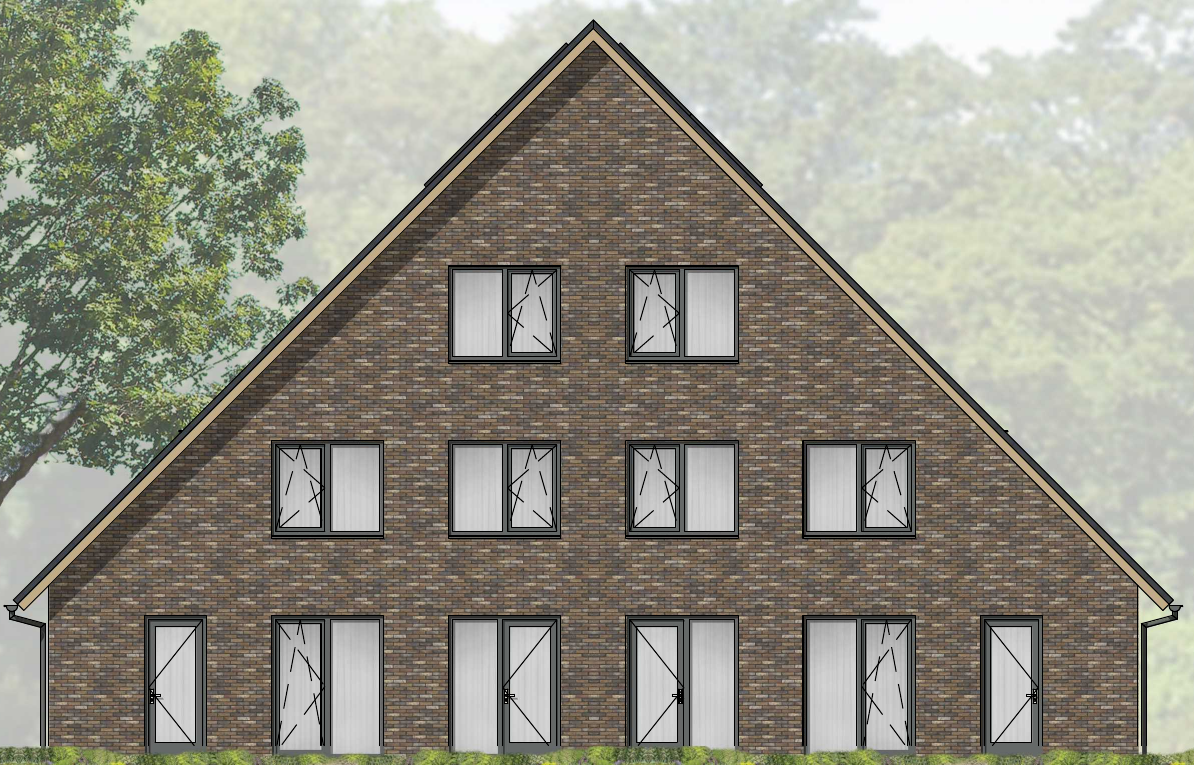
#> input picture Data_nest_uitgesneden/half_vrijstaand_type_e (1).png, 1194 x 765 px
$ jupyter execute detectie_zonder_toevoeging.ipynb
#> lines starting #> are read from the running program, lines starting #| are printed output that depends on the picture; after the words box and inside, x2 and y2 are one past the last pixel; in counts of white or black regions, pixels touching at a corner belong together
## Importeer bibliotheken

[cell 1]
import cv2
import matplotlib.pyplot as plt
import os

## Laad de geveltekening in
De afbeelding wordt geladen met alpha-kanaal als dat beschikbaar is. De afmetingen worden weergegeven

[cell 2]
## half_vrijstaand_type_e
pad_naar_afbeelding = os.path.join("..", "Data_nest_uitgesneden", "half_vrijstaand_type_e (1).png")
img = cv2.imread(pad_naar_afbeelding)
#> img is the input picture: shape (765, 1194, 3); mean B, G, R 133, 145.2, 146.9

## Toon de originele geveltekening

[cell 3]
# Converteer de afbeelding naar RGB voor correcte weergave met matplotlib
img_rgb = cv2.cvtColor(img, cv2.COLOR_BGR2RGB)

# Toon de originele geveltekening
plt.imshow(img_rgb)
plt.title("Originele Geveltekening")
plt.axis('off')
plt.show()

## Zet afbeelding om naar grijswaarden

Voor veel beeldverwerkingstaken zoals randdetectie is kleurinformatie niet nodig.
Door de afbeelding om te zetten naar grijswaarden:

- Verminderen we de hoeveelheid gegevens (van 3 kanalen naar 1).
- Worden randen en vormen duidelijker.
- Gaat de verwerking sneller en efficiënter.

[cell 4]
# Converteer afbeelding naar grijswaarden
img_gray = cv2.cvtColor(img, cv2.COLOR_BGR2GRAY)
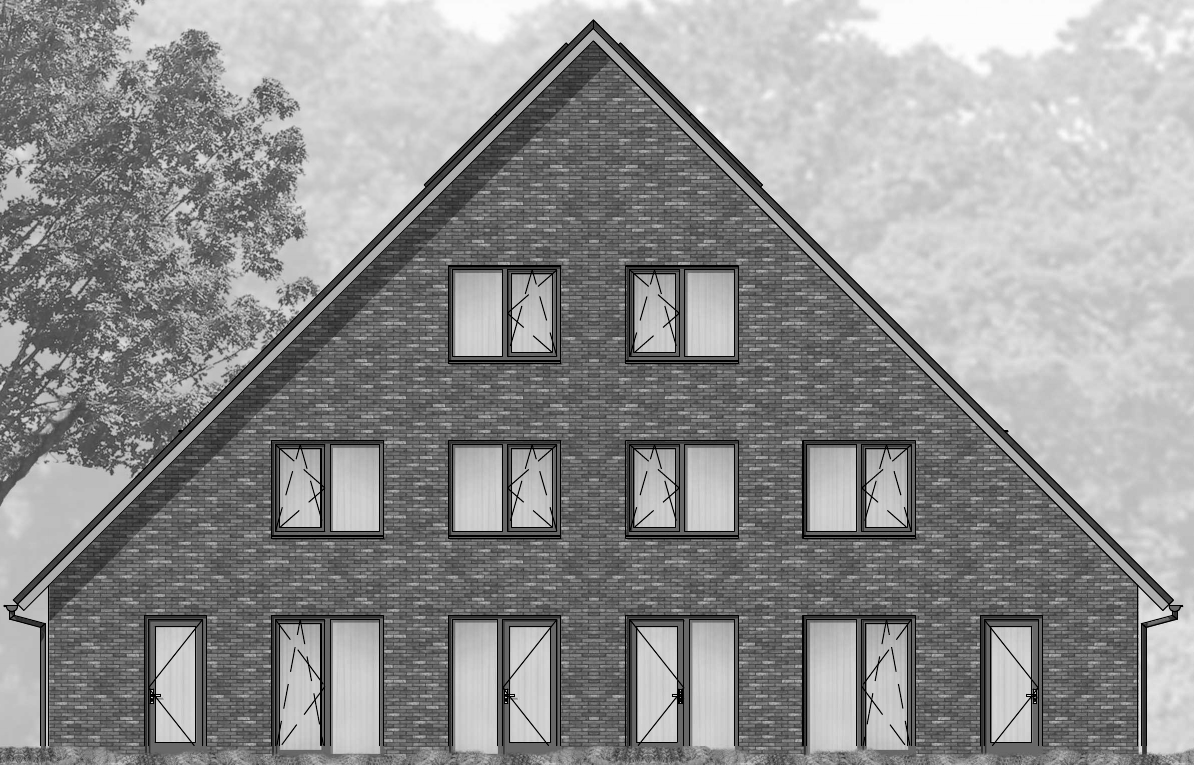
#> img_gray: shape (765, 1194); min 0, max 255, mean 144.4

# Toon grijswaardenafbeelding
plt.imshow(img_gray, cmap='gray')
plt.title("Grijswaardenversie")
plt.axis('off')
plt.show()

## Randdetectie met Canny

We passen de Canny-algoritme toe op de grijswaardenversie van de afbeelding om de randen te detecteren.
Dit helpt bij het isoleren van structuren zoals muren, ramen en deuren.

De gekozen drempelwaarden `(50, 150)` bepalen de gevoeligheid van de detectie:

- Waarden onder `50` worden als geen rand beschouwd.
- Waarden boven `150` worden altijd als rand geaccepteerd.
- Waarden daartussen worden alleen als rand gezien als ze verbonden zijn met sterke randen.

[cell 5]
# Pas Canny edge detectie toe
edges = cv2.Canny(img_gray, threshold1=50, threshold2=150)
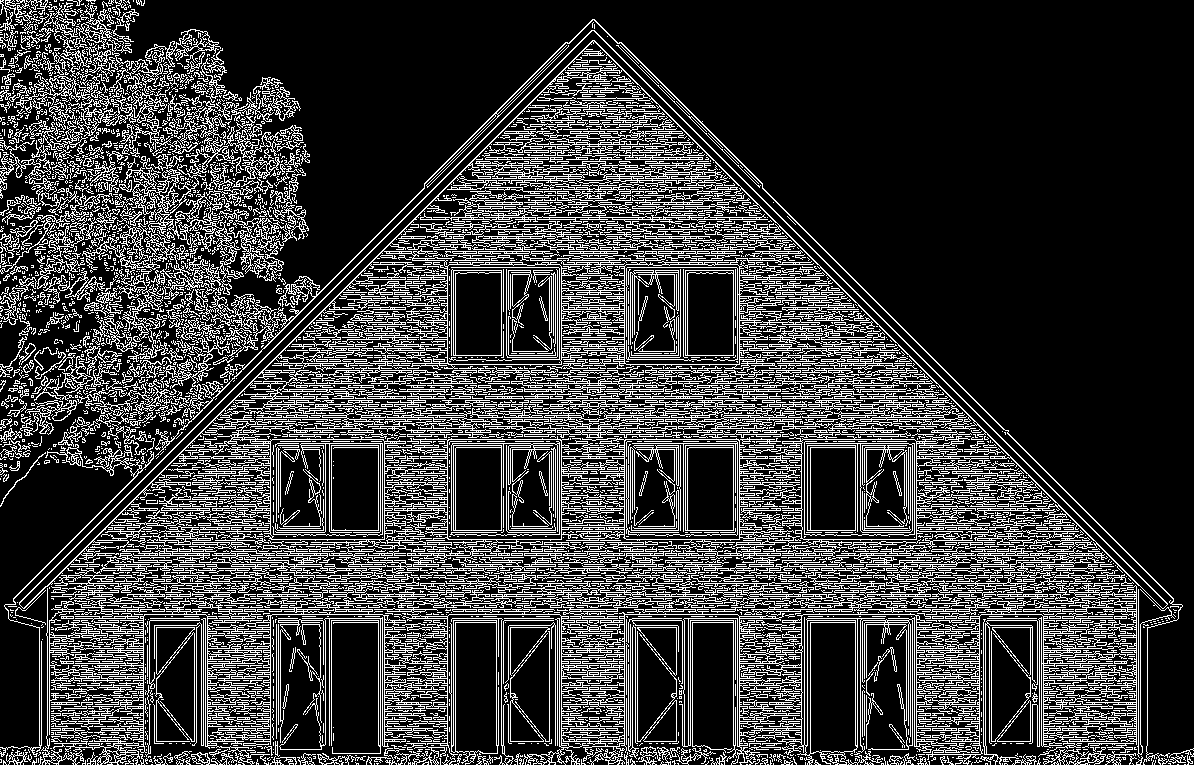
#> edges: shape (765, 1194); 22.9% white in thin lines or dots

# Toon het resultaat van de edge-detectie
plt.figure(figsize=(10, 6))
plt.imshow(edges, cmap='gray')
plt.title("Canny Edge Detectie")
plt.axis('off')
plt.show()

## Het resultaat

De drempelwaarden van **50 en 150** blijken in de praktijk het beste resultaat te geven.
We hebben deze waarden getest op meerdere foto's, en ze leveren consistente detectie op voor zowel ramen als deuren.

Wanneer we andere drempelwaarden gebruiken, zien we dat het resultaat soms goed is voor één afbeelding, maar leidt tot fouten bij andere.
Bijvoorbeeld: bij een te lage drempel worden randen van ramen niet goed gedetecteerd, terwijl bij een te hoge drempel kleinere details zoals deuren verloren gaan.

Daarom kiezen we deze waarden als standaard, omdat ze het meest betrouwbaar zijn over verschillende gevelafbeeldingen.

## Contourdetectie met `cv2.findContours`

### Canny Edge Detectie

In deze cel wordt de Canny edge detectie toegepast op de grijswaardenversie van de afbeelding.
De functie `cv2.findContours` wordt vervolgens gebruikt om de randen (contouren) van objecten te vinden in een binaire afbeelding, bijvoorbeeld als resultaat van Canny-edge detectie.
Een **contour** is een reeks coördinaten die gezamenlijk de omtrek van een object vormen.

---

### Reden voor het gebruik van `RETR_TREE`

Het contour-ophaalmodel `cv2.RETR_TREE` haalt niet alleen alle contouren op, maar bewaart ook de **hiërarchische relatie** tussen objecten.
Deze hiërarchie is essentieel bij technische tekeningen, zoals geveltekeningen, waarin structuren elkaar kunnen bevatten:

- Hoofdstructuur (zoals een gebouw) wordt als **parent** herkend
- Interne elementen (zoals ramen en deuren) als **children**
- Substructuren (zoals glas in een raam) als **kind van een kind**

Op deze manier ontstaat een gestructureerd inzicht dat noodzakelijk is voor een correcte interpretatie van complexe bouwkundige tekeningen.

---

### Vergelijking met andere modi

| Mode            | Aanbevolen | Toelichting                                                                 |
|-----------------|------------|------------------------------------------------------------------------------|
| `RETR_EXTERNAL` | Nee     | Detecteert alleen buitencontour; interne structuren zoals ramen ontbreken   |
| `RETR_LIST`     | Nee     | Levert een lijst van contouren zonder hiërarchie; relatie tussen objecten ontbreekt |
| `RETR_CCOMP`    | Nee     | Slechts twee hiërarchische niveaus; onvoldoende voor gedetailleerde tekeningen |
| `RETR_TREE`     | Ja      | Volledige hiërarchie; geschikt voor het herkennen van complexe objectstructuren |

---

[cell 6]
# Zoek contouren in het edge-detectiebeeld
contours, hierarchy = cv2.findContours(edges, cv2.RETR_TREE, cv2.CHAIN_APPROX_SIMPLE)
#> contours = 9286 contours, 7432 with area under 20; largest, box (x1, y1, x2, y2) and area: (19, 30, 1168, 609) 236830, (220, 69, 976, 513) 132358, (41, 574, 1121, 765) 30221, (624, 439, 740, 540) 11494, (801, 439, 917, 540) 11488

# Maak een kopie van de originele afbeelding om contouren op te tekenen
img_contours = img_rgb.copy()

# Teken bounding boxes rond voldoende grote contouren
for cnt in contours:
    x, y, w, h = cv2.boundingRect(cnt)
    # Filter te kleine contouren weg (ruis)
    if w > 20 and h > 20:
        cv2.rectangle(img_contours, (x, y), (x + w, y + h), (255, 0, 0), 2)
#> this loop made 9286 passes
#> (x, y, w, h) on passes 3 to 5: (1089, 764, 1, 1), (860, 764, 1, 1), (855, 764, 1, 1)
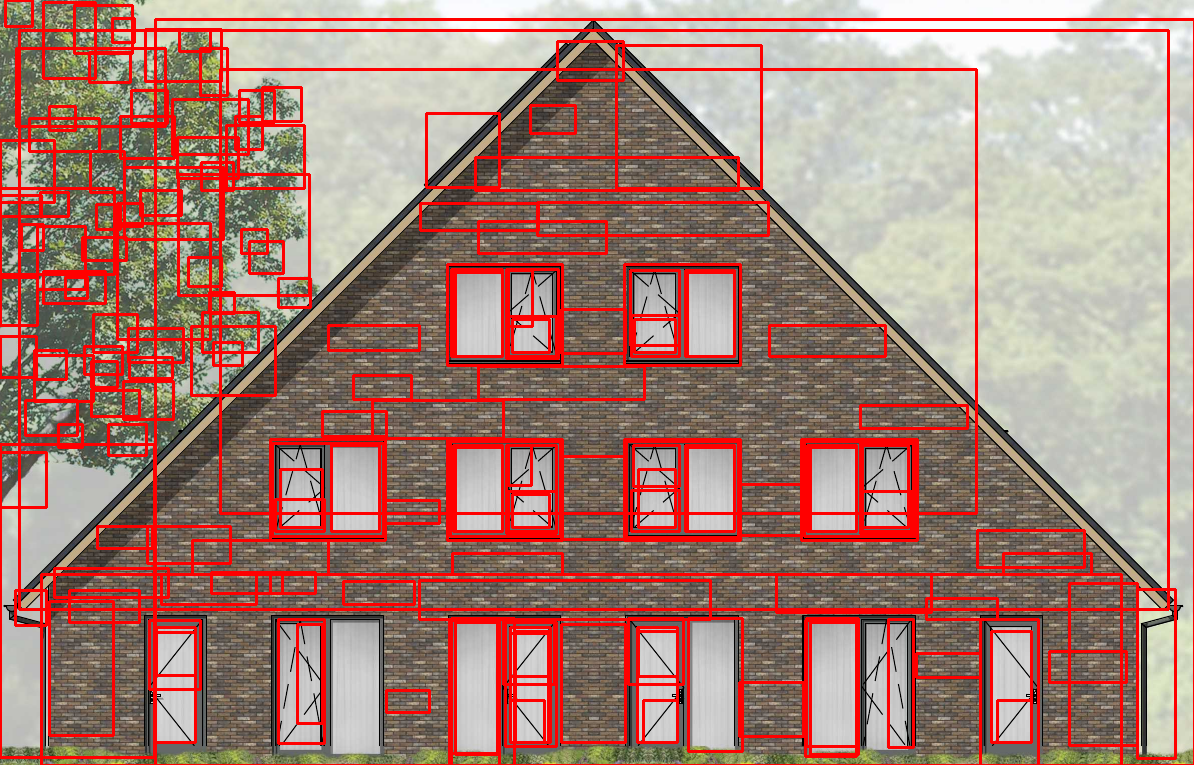
#> img_contours: shape (765, 1194, 3); mean R, G, B 166.7, 127.6, 117


# Plot resultaat
plt.figure(figsize=(12, 8))
plt.imshow(img_contours)
plt.title("Gedetecteerde Objecten via Contouren")
plt.axis('off')
plt.show()

$ run again, with old_AI_School/Data_nest_uitgesneden/half_vrijstaand_type_e (3).png copied over Data_nest_uitgesneden/half_vrijstaand_type_e (1).png
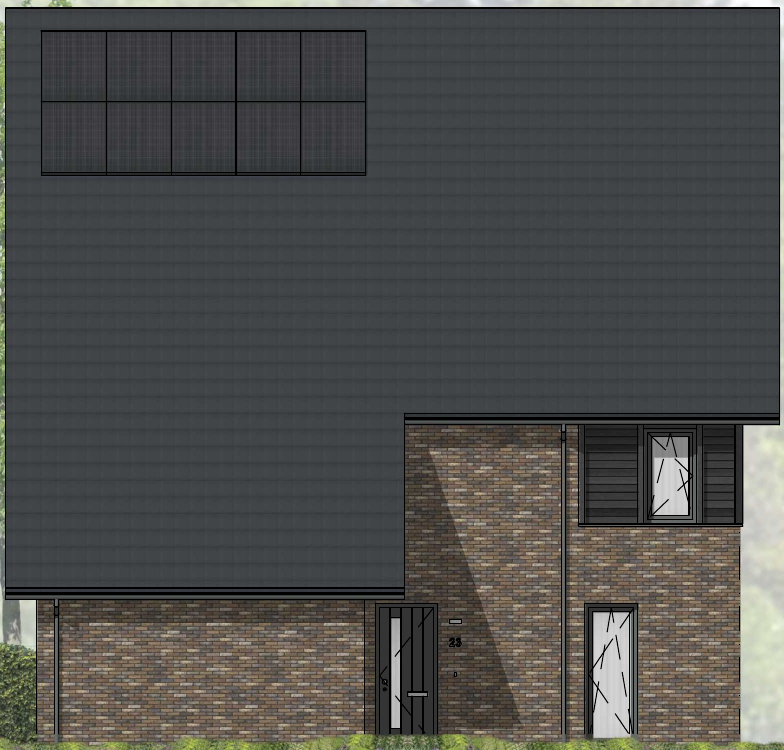
#> input picture old_AI_School/Data_nest_uitgesneden/half_vrijstaand_type_e (3).png, 784 x 750 px
#> img is the input picture: shape (750, 784, 3); mean B, G, R 76.5, 78.3, 77.8
#> `edges = cv2.Canny(img_gray, threshold1=50, threshold2=150)`:
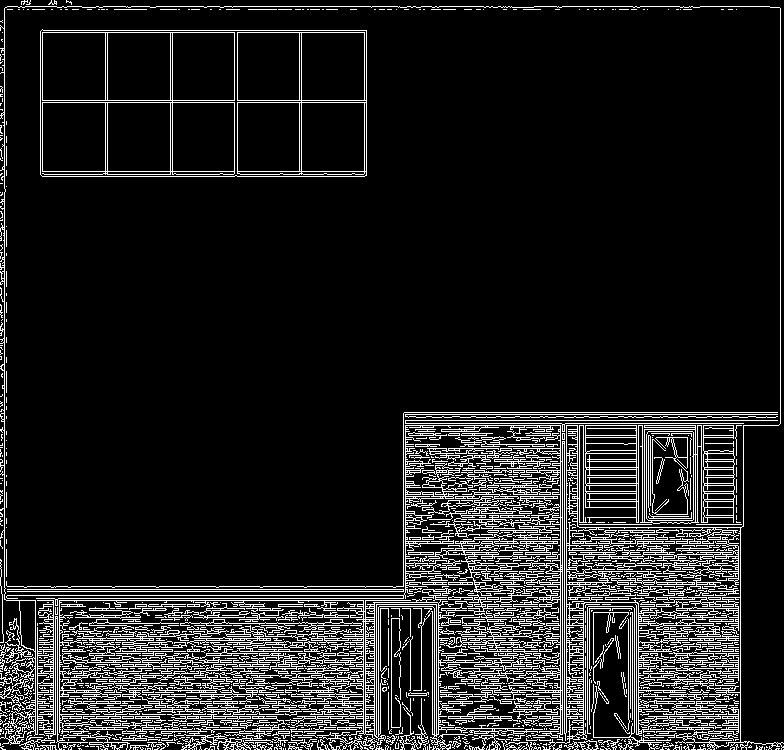
#> edges: shape (750, 784); 12.3% white in thin lines or dots
#> contours = 2626 contours, 1960 with area under 20; largest, box (x1, y1, x2, y2) and area: (40, 29, 367, 177) 47591, (40, 29, 367, 177) 29553, (42, 32, 235, 175) 26683, (0, 6, 784, 750) 17437, (585, 425, 735, 524) 11756
#> the loop `for cnt in contours:` made 2626 passes
#> (x, y, w, h) on passes 1, 2, 4: (783, 749, 1, 1), (766, 749, 1, 1), (393, 749, 1, 1)
#> after the loop `for cnt in contours:`:
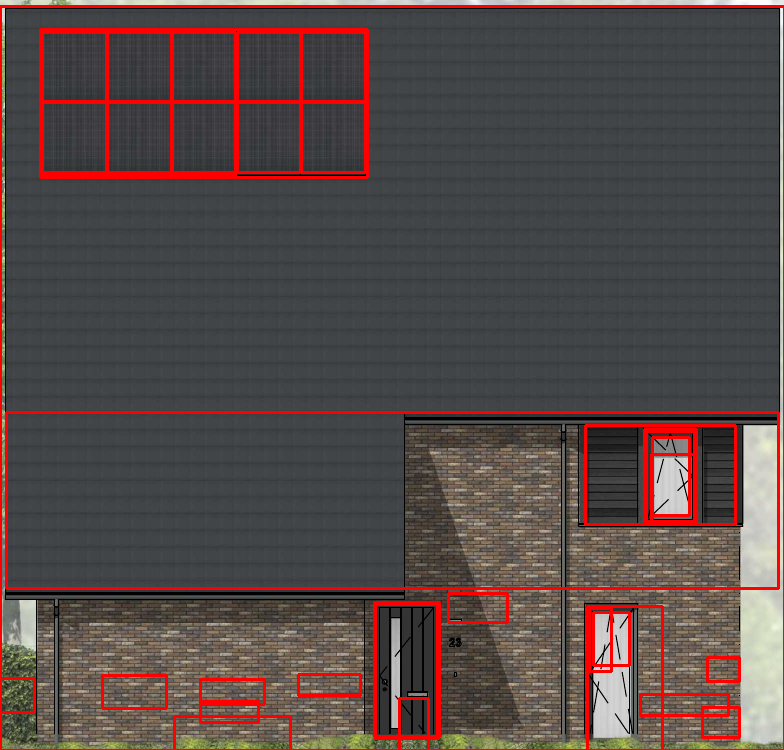
#> img_contours: shape (750, 784, 3); mean R, G, B 87.8, 74, 72.5

$ run again, with old_AI_School/Data_nest_uitgesneden/half_vrijstaand_type_e (4).png copied over Data_nest_uitgesneden/half_vrijstaand_type_e (1).png
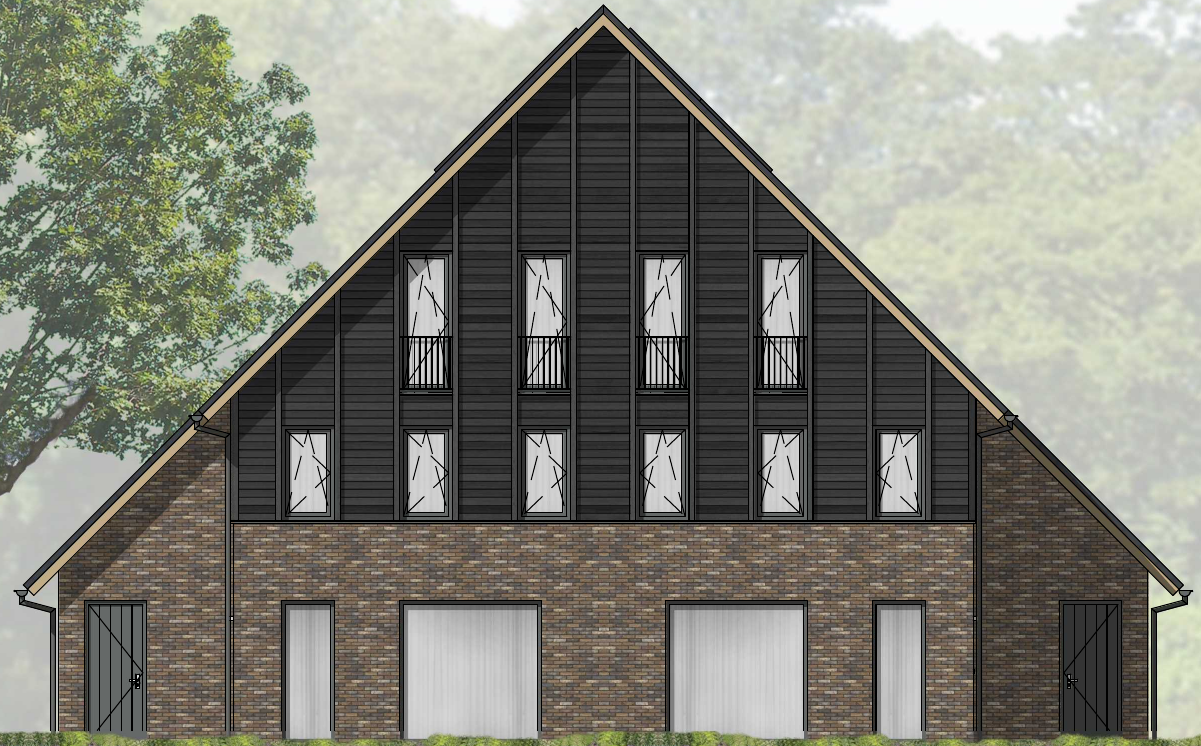
#> input picture old_AI_School/Data_nest_uitgesneden/half_vrijstaand_type_e (4).png, 1201 x 746 px
#> img is the input picture: shape (746, 1201, 3); mean B, G, R 120, 129.8, 129.3
#> `edges = cv2.Canny(img_gray, threshold1=50, threshold2=150)`:
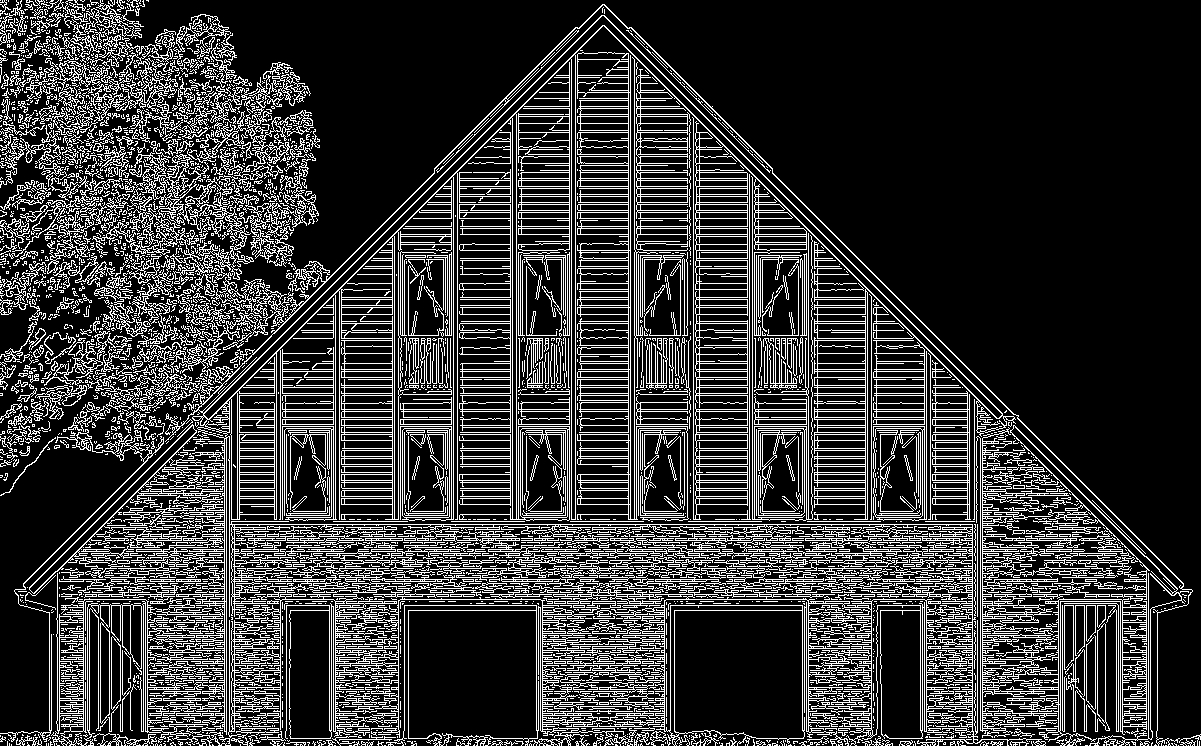
#> edges: shape (746, 1201); 20.9% white in thin lines or dots
#> contours = 7066 contours, 5538 with area under 20; largest, box (x1, y1, x2, y2) and area: (118, 4, 1193, 746) 107988, (577, 52, 689, 521) 17416, (674, 610, 805, 740) 15965, (150, 582, 660, 746) 9514, (203, 15, 1003, 420) 7546
#> the loop `for cnt in contours:` made 7066 passes
#> (x, y, w, h) on passes 1, 2, 4: (1188, 745, 1, 1), (1178, 745, 1, 1), (1163, 745, 1, 1)
#> after the loop `for cnt in contours:`:
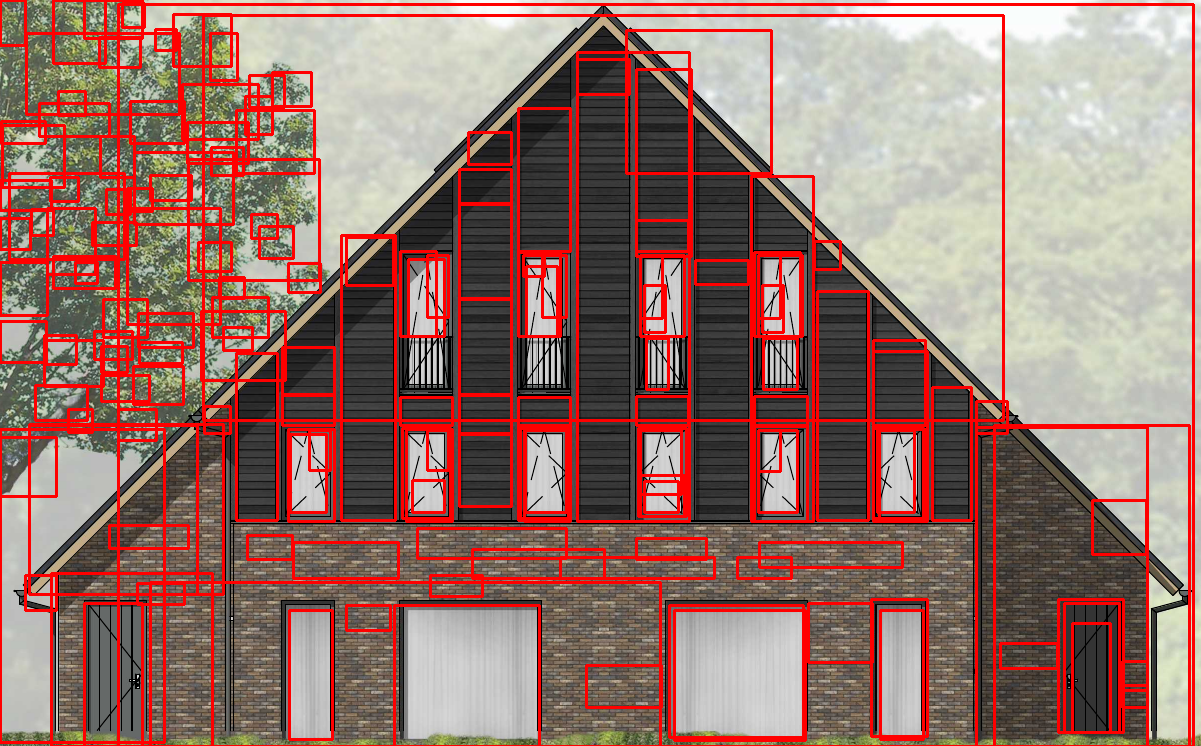
#> img_contours: shape (746, 1201, 3); mean R, G, B 150.4, 115.1, 106.7
